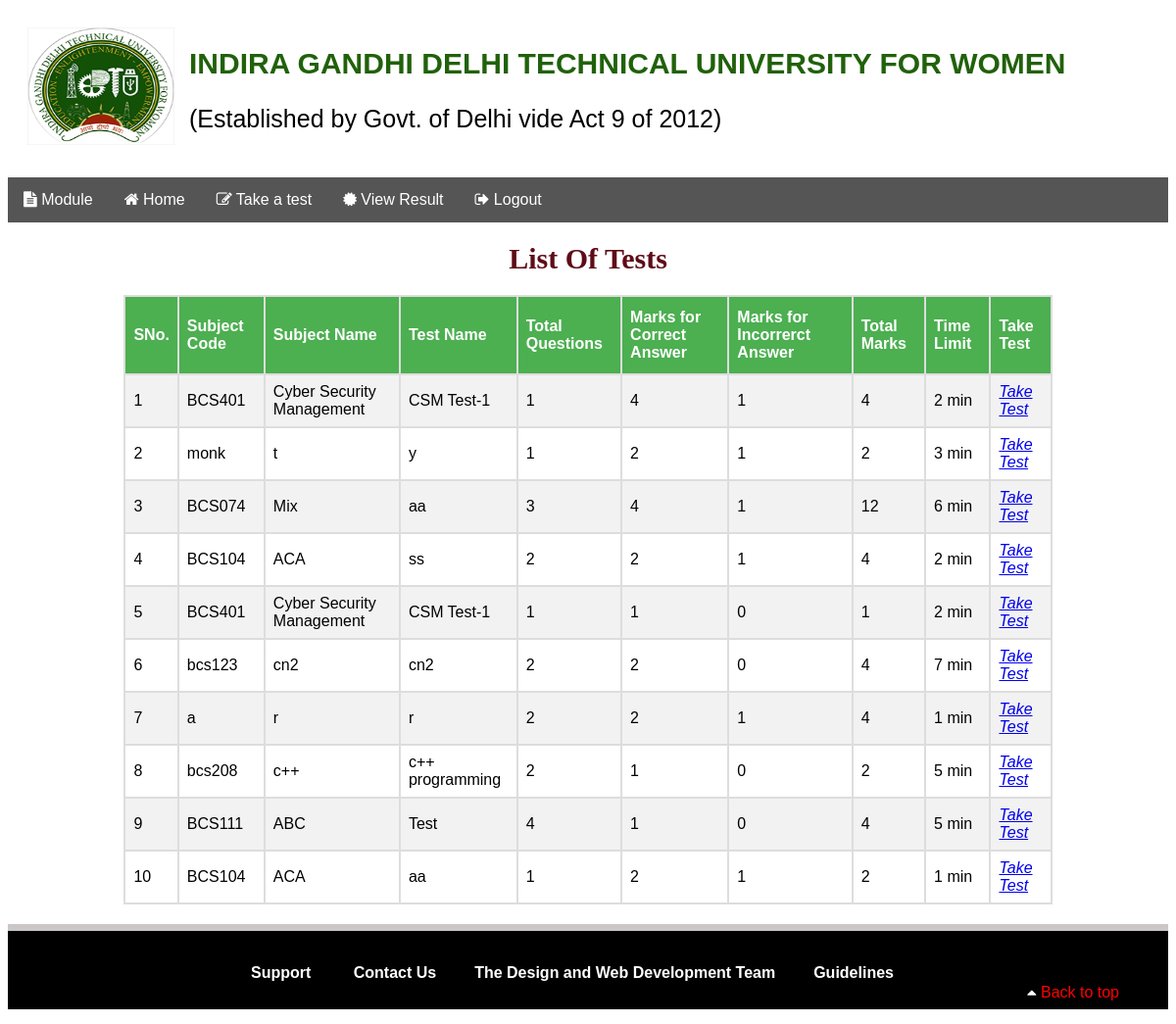
The app's page /student_pages/student_view_quiz.php (signed in) with its own data.
### tables this page shows
CREATE TABLE `quiz` (
  `quizid` int(255) NOT NULL,
  `subjcode` varchar(255) NOT NULL,
  `name` varchar(255) NOT NULL,
  `title` varchar(50) NOT NULL,
  `intro` varchar(255) NOT NULL,
  `totalques` int(100) NOT NULL,
  `correct` int(100) NOT NULL,
  `wrong` int(100) NOT NULL,
  `time` bigint(20) NOT NULL,
  `date` varchar(20) NOT NULL DEFAULT current_timestamp(),
  `testkey` varchar(10) NOT NULL,
  `teacher_id` int(255) NOT NULL
);

### student_pages/student_view_quiz.php (the view, shortened to what this page needs)
<?php
include('config.php');
?>
<html lang="en">
<head>
<link rel="stylesheet" href="https://cdnjs.cloudflare.com/ajax/libs/font-awesome/4.7.0/css/font-awesome.min.css">
</head>
<body>
    <div class="content">
<div class="header">
  <img src="IGDTUW-logo.png" alt="logo" />
  <h1>INDIRA GANDHI DELHI TECHNICAL UNIVERSITY FOR WOMEN</h1>
  <p>(Established by Govt. of Delhi vide Act 9 of 2012)</p>
</div>
 <div class="navbar">
  <a href="module_page.php"><i class="fa fa-file-text" aria-hidden="true"></i> Module</a>
        <a href="student_quiz_page.php"><i class="fa fa-home" aria-hidden="true"></i> Home</a>
        <a href="student_take_quiz.php"><i class="fa fa-pencil-square-o" aria-hidden="true"></i> Take a test</a>
        <a href="student_view_result.php"><i class="fa fa-certificate"></i> View Result</a>
        <a href="logout.php"><i class="fa fa-sign-out  fa-logout"></i> Logout</a>
      </div>
<div class="main">
<h1>List Of Tests</h1>
</div>
<div class = "manageuser">
  <table align="center">
  <tr>
    <th>SNo.</th>
    <th>Subject Code</th>
    <th>Subject Name</th>
    <th>Test Name</th>
    <th>Total Questions</th>
    <th>Marks for Correct Answer</th>
    <th>Marks for Incorrerct Answer</th>
    <th>Total Marks</th>
    <th>Time Limit</th>
    <th>Take Test</th>
  </tr>
    <?php
  $result = mysqli_query($con,"SELECT * FROM quiz") or die('Error');
$c=1;
while($row = mysqli_fetch_array($result)) {
  $sn = $row['name'];
  $tn =  $row['title'];
  $sc = $row['subjcode'];
  $tq = $row['totalques'];
  $tm = $row['correct'] * $tq;
  $cor= $row['correct'];
  $wro= $row['wrong'];
  $tl = $row['time'];
  $in=$row['intro'];
  $eid=$row['quizid'];
  echo '<tr><td>'.$c++.'</td><td>'.$sc.'</td><td>'.$sn.'</td><td>'.$tn.'</td><td>'.$tq.'</td><td>'.$cor.'</td><td>'.$wro.'</td><td>'.$tm.'</td><td>'.$tl.' min </td>
  <td><a title="Take Test" href="taketest1.php?tid='.$eid.'&corr='.$cor.'&wron='.$wro.'&tq='.$tq.'&tn='.$sn.'&d='.$in.'"><i>Take Test</i></a></td></tr> ';
}
echo '</table></div>';
?>
</div>
    <?php
include('../footer.php');
?>
</body>
</html>

### student_pages/student_view_quiz.php (style rules this page uses)
.content { flex: 1 0 auto; }
body { font-family: Arial; }
.header { position: relative; padding: 20px; background: white; color: #21610B; font-size: 15px; }
p { color:black; font-size:25px; }
.header img { float: left; width: 150px; height: 120px; background: #555; margin-right:15px; }
.main h1 { font-family: "Times New Roman", Georgia, Serif; font-size: 30px; color:#5e0c17; text-align: center; }
.navbar { overflow: hidden; background-color:#555; }
.navbar a { float: left; font-size: 16px; color: white; text-align: center; padding: 14px 16px; text-decoration: none; }
.manageuser { font-family: "Times New Roman", Times, serif; font-size: 20px; }
table { font-family: arial, sans-serif; border-collapse: collapse; width: 80%; }
td, th { border: 2px solid #dddddd; padding: 8px; }
tr:nth-child(even) { background-color: #f2f2f2; }
th { padding-top: 12px; padding-bottom: 12px; text-align: left; background-color: #4CAF50; color: white; }

### footer.php (style rules this page uses)
html, body { height: 100%; }
body { display: flex; flex-direction: column; }

### records on screen
quiz: subjcode "BCS401", name "Cyber Security Management", title "CSM Test-1", totalques "1", correct "4", wrong "1", time "2"
quiz: subjcode "monk", name "t", title "y", totalques "1", correct "2", wrong "1", time "3"
quiz: subjcode "BCS074", name "Mix", title "aa", totalques "3", correct "4", wrong "1", tm "12", time "6"
quiz: subjcode "BCS104", name "ACA", title "ss", totalques "2", correct "2", wrong "1", tm "4", time "2"
quiz: subjcode "BCS401", name "Cyber Security Management", title "CSM Test-1", totalques "1", correct "1", wrong "0", time "2"
quiz: subjcode "bcs123", name "cn2", title "cn2", totalques "2", correct "2", wrong "0", tm "4", time "7"
quiz: subjcode "a", name "r", title "r", totalques "2", correct "2", wrong "1", tm "4", time "1"
quiz: subjcode "bcs208", name "c++", title "c++ programming", totalques "2", correct "1", wrong "0", time "5"
quiz: subjcode "BCS111", name "ABC", title "Test", totalques "4", correct "1", wrong "0", time "5"
quiz: subjcode "BCS104", name "ACA", title "aa", totalques "1", correct "2", wrong "1", time "1"
